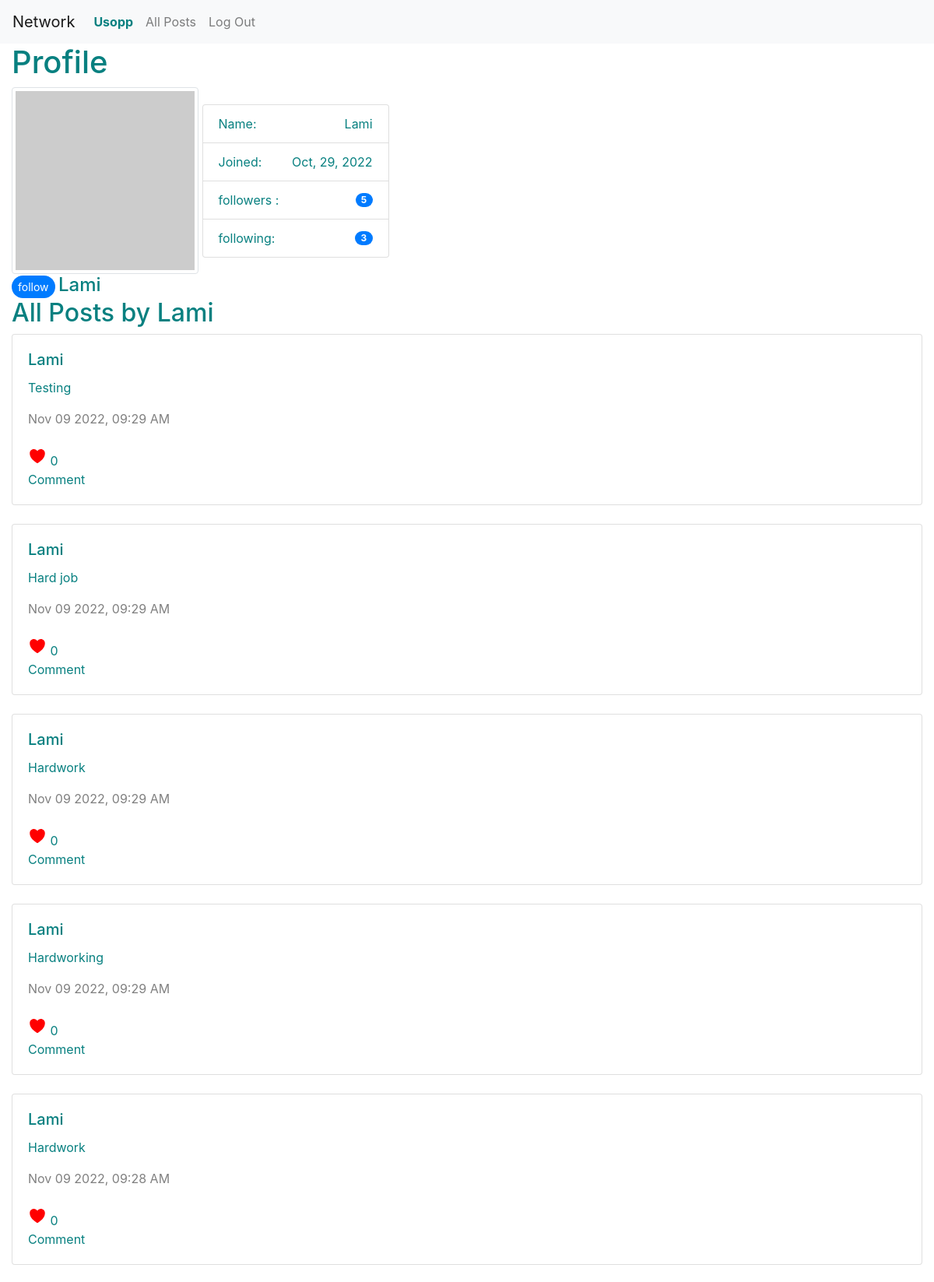
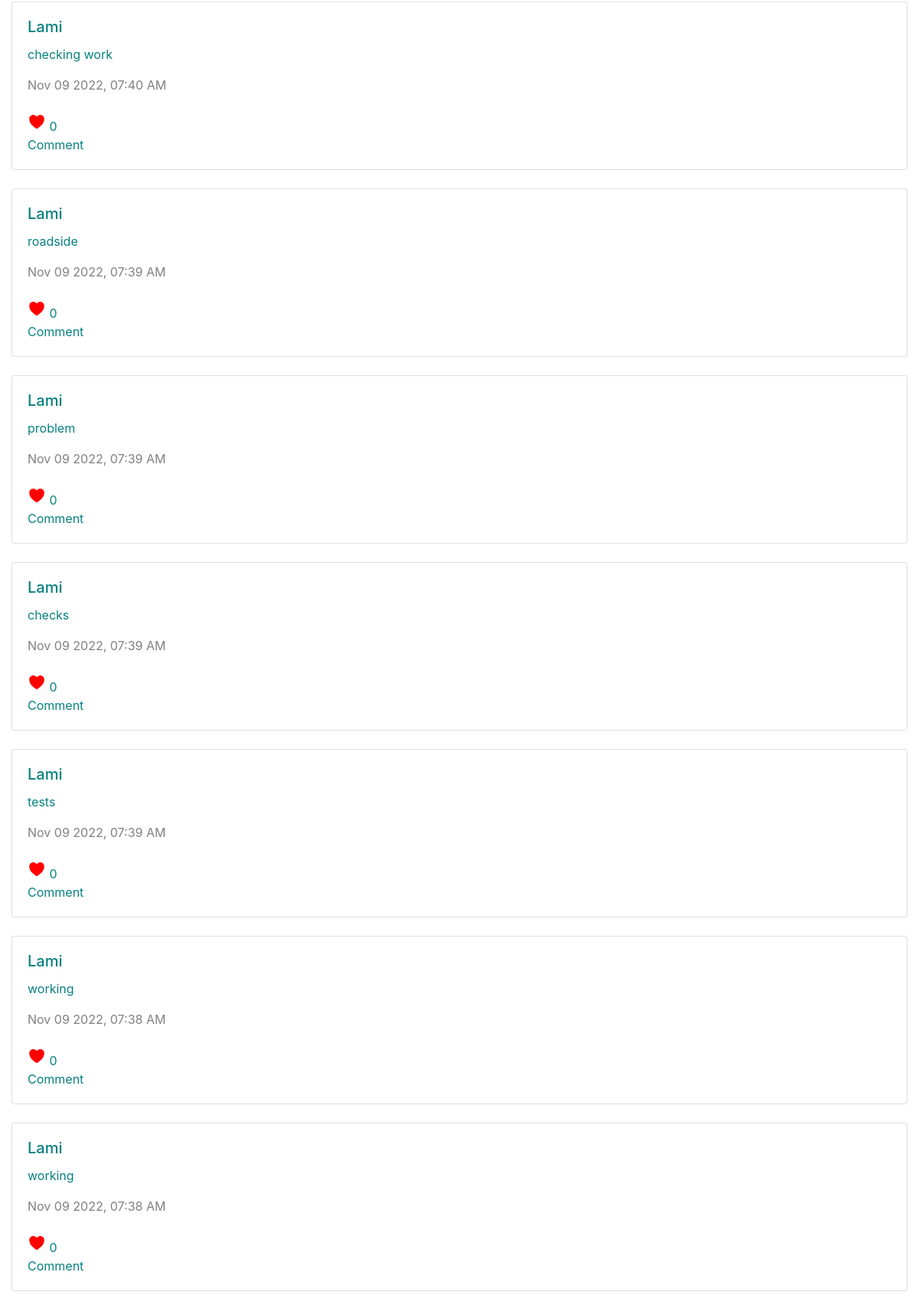
The app's page /profile/Lami (signed in, upper part) with its own data (2 pictures, top to bottom).
### network/models.py (models this page shows, shortened)
class User(AbstractUser):
    def __str__(self):
        return f'{self.username}'

class UserPost(models.Model):
    author = models.ForeignKey(User, on_delete=models.CASCADE, related_name="userposts", null=False)
    content = models.TextField(verbose_name="Post", default="", max_length=2048, null=False)
    timestamps = models.DateTimeField(auto_now_add=True)
    like = models.BooleanField(default=False)
    likes =  models.IntegerField(default=0)
    def serialize(self):
        return {
            "id": self.id,
            "author": self.author.username,
            "content": self.content,
            "timestamps": self.timestamps.strftime("%b %d %Y, %I:%M %p"),
            "like": self.like,
            "self": self.likes,
        }

### network/views.py (the view)
# urls.py: path("profile", views.user_profile, name="profile"),
def user_profile(request, profile_name):
    profiler = User.objects.get(username=profile_name)
    print(User._meta.get_fields())
    profile_posts = profiler.userposts.all()
    profile_posts = profile_posts.order_by("-timestamps").all()
    profile_posts = [post.serialize() for post in profile_posts]
    followed = profiler.followed.all()
    followers = profiler.followings.all()
    num_followed = Following.objects.all().filter(followers=profiler.pk)
    print(num_followed)
    print((sum([True for n in num_followed])))
    print(bool(followed))
    print(Following._meta.get_fields())
    num_followers = sum([True for name in followers])
    return render(request, 'network/profile.html', {
        'profile_users' : profiler,
        'posts': profile_posts,
        'followers': list(str(followed).split(' '))[2] if followed else "0",
        'followed': num_followers,
        })

### network/models.py (called while the page is built)
    def __repr__(self):
        num = int(sum([True for n in self.followers.all()]))
        return f' {num} followers'

### network/templates/network/profile.html (shortened to what this page needs)
{% extends "network/layout.html" %}
{% load static %}
{% block body %}
<div><h1> Profile </h1>
    <img src="https://robohash.org/23.238.193.4.png" style="width:20vw; display: inline-block;" class="img-fluid img-thumbnail" alt="Responsive image"/>
<ul class="list-group"  style="width:20vw; display: inline-block; vertical-align:middle;">
<li class="list-group-item d-flex justify-content-between align-items-center">
  Name:
    <span class="text">{{ profile_users.username  }}</span>
  </li>
   <li class="list-group-item d-flex justify-content-between align-items-center">
      Joined:
    <span class="text-capitalize text-wrap">{{ profile_users.date_joined|date:"M, d, Y" }}</span>
  </li>
  <li class="list-group-item d-flex justify-content-between align-items-center">
     followers :
    <span class="badge badge-primary badge-pill">{{ followers }}</span>
  </li>
  <li class="list-group-item d-flex justify-content-between align-items-center">
  following:
    <span class="badge badge-primary badge-pill">{{ followed }}</span>
  </li>
</ul>
</div>
{% if user.is_authenticated and user.pk != profile_users.pk %}
<button type="button" class="btn-sm btn-primary rounded-pill rounded-lg " style="border: none;" data-toggle="button" aria-pressed="false">
	  follow
</button>
	<p class="h4" style="display:inline;"> {{ profile_users.username }} </p>
{% endif %}
<h2 id="title_page"> All Posts by {{ profile_users.username }}</h2>
<div id="posts-section">
	{% for post in posts%}
	 <div class="card">
      <div class="card-body">
        <h5 class="card-title"> {{ post.author }}</h5>
        <p class="card-text" id="{{ post.id }}"> {{ post.content }} </p>
    	<span style=color:grey;> {{ post.timestamps }} </span> <br/>
    	<br/>
        <span href="#" class="card-link"> <ion-icon name="heart"></ion-icon> </span> <span> {{ post.self }} <br/> Comment</span>
      </div>
    </div>
    {% empty %}
    No Post yet
	{% endfor %}
</div>
{% endblock %}

### network/templates/network/layout.html (shortened to what this page needs)
{% load static %}
<!DOCTYPE html>
<html lang="en">
    <head>
        <link rel="stylesheet" href="https://stackpath.bootstrapcdn.com/bootstrap/4.4.1/css/bootstrap.min.css">
        <link href="{% static 'network/styles.css' %}" rel="stylesheet">
    </head>
    <body>
        <nav class="navbar navbar-expand-lg navbar-light bg-light">
            <a class="navbar-brand" href="#">Network</a>
            <div>
              <ul class="navbar-nav mr-auto">
                {% if user.is_authenticated %}
                    <li class="nav-item">
                        <a class="nav-link" data-page="profile" href="{%  url 'profile_id' user.username %}"><strong id="username" >{{ user.username }}</strong></a>
                    </li>
                {% endif %}
                <li class="nav-item">
                  <a class="nav-link" id="all" data-page="all" href="{% url 'index' %}">All Posts</a>
                </li>
                {% if user.is_authenticated %}
                    <li class="nav-item">
                        <a class="nav-link" href="{% url 'logout' %}">Log Out</a>
                    </li>
                {% endif %}
              </ul>
            </div>
          </nav>
        <div class="body container-fluid">
            {% block body %}
            {% endblock %}
        </div>
    </body>
</html>

### network/static/network/styles.css (style rules this page uses)
* { color: #088080; }
.card { margin-bottom: 1.5em; }
span ion-icon { font-size: 1.5rem; color: red; }

### records on screen
User: username "Usopp"
User: username "Lami", date_joined "Oct, 29, 2022", author "Lami" "Lami" "Lami" "Lami" "Lami" "Lami" "Lami" "Lami" "Lami" "Lami" "Lami" "Lami"
UserPost: content "Testing"
UserPost: content "Hard job"
UserPost: content "Hardwork"
UserPost: content "Hardworking"
UserPost: content "Hardwork"
UserPost: content "checking work"
UserPost: content "roadside"
UserPost: content "problem"
UserPost: content "checks"
UserPost: content "tests"
UserPost: content "working"
UserPost: content "working"

### other values on screen
{{ followers }} "5"
{{ followed }} "3"
{{ post.timestamps }} "Nov 09 2022, 09:29 AM" "Nov 09 2022, 09:29 AM" "Nov 09 2022, 09:29 AM" "Nov 09 2022, 09:29 AM" "Nov 09 2022, 09:28 AM" "Nov 09 2022, 07:40 AM" "Nov 09 2022, 07:39 AM" "Nov 09 2022, 07:39 AM" "Nov 09 2022, 07:39 AM" "Nov 09 2022, 07:39 AM" "Nov 09 2022, 07:38 AM" "Nov 09 2022, 07:38 AM"
{{ post.self }} "0" "0" "0" "0" "0" "0" "0" "0" "0" "0" "0" "0"
